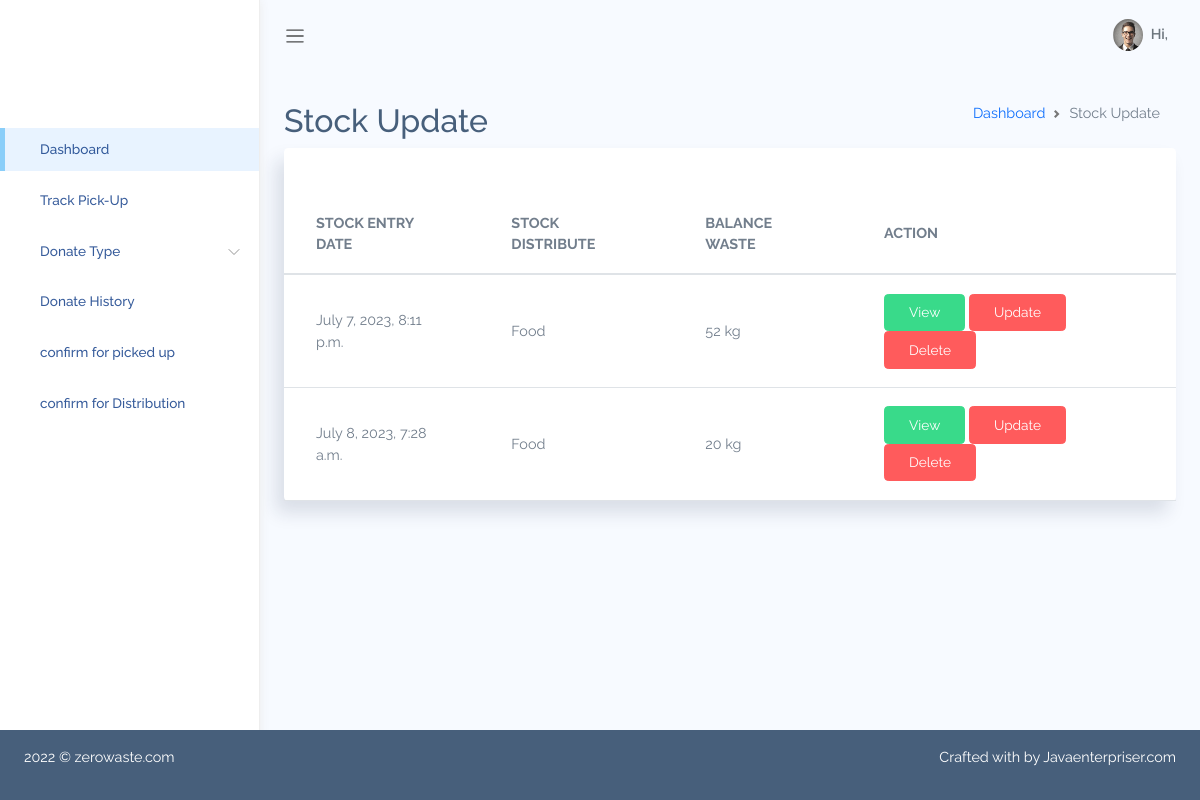
Screenshot of /stockupdate/ with the database file from the repository.
### AdminApp/models.py (models this page shows, shortened)
class Wastage(models.Model):
    WASTE_TYPES = [
        ('Food', 'Food'),
        ('Cloth', 'Cloth'),
    ]
    STATUS_TYPES = [
        ('pending', 'pending'),
        ('approved', 'approved'),
        ('rejected','rejected'),
        ('Pickedup','Pickedup'),
        ('assignteam','assignteam'),
        ('donated','donated')
    ]
    donatedBy = models.ForeignKey(User, on_delete=models.SET_NULL, null=True)
    wasteType = models.CharField(
        max_length=10, choices=WASTE_TYPES, default='Food')
    statusType = models.CharField(
        max_length=10, choices=STATUS_TYPES, default='pending')
    description = models.TextField()
    quantity = models.PositiveIntegerField()
    pic1 = models.ImageField(blank=True, null=True)
    created_at = models.DateTimeField(auto_now_add=True)
    updated_at = models.DateTimeField(auto_now=True)

### AdminApp/views.py (the view)
# urls.py: path('stockupdate/',stockupdateview,name='stockupdate'),
def stockupdateview(request):
    wastage = Wastage.objects.filter(statusType='Pickedup')
    return render(request,'stockupdate.html',{'wastage':wastage})

### AdminApp/templates/stockupdate.html
{% extends 'adminBasic2.html' %}
{%block content %}
{%load static%}
<div class="main-content container-fluid">
    <div class="page-title">
        <div class="row">
            <div class="col-12 col-md-6 order-md-1 order-last">
                <h3>Stock Update </h3>
            </div>
            <div class="col-12 col-md-6 order-md-2 order-first">
                <nav aria-label="breadcrumb" class='breadcrumb-header'>
                    <ol class="breadcrumb">
                        <li class="breadcrumb-item"><a href="/indexadmin/">Dashboard</a></li>
                        <li class="breadcrumb-item active" aria-current="page"></li>Stock Update</li>
                    </ol>
                </nav>
            </div>
        </div>
    </div>
<div class="row" id="table-hover-row">
  <div class="col-12">
    <div class="card">
      <div class="card-content">
        <div class="card-body">
        </div>
        <div class="table-responsive">
          <table class="table table-hover mb-0">
            <thead>
              <tr>
                <th>STOCK ENTRY DATE</th>
                <th>STOCK DISTRIBUTE</th>
                <th>BALANCE WASTE</th>
                <th>ACTION</th>
              </tr>
            </thead>
            <tbody>
              {% for x in wastage %}
              <tr>
                <td class="text-bold-500">{{x.created_at}}</td>
                <td class="text-bold-500">{{x.wasteType}}</td>
                {% if x.wasteType == 'Food' %}
                <td>{{x.quantity}} kg</td>
                {%else%}
                <td>{{x.quantity}} piece</td>
                {%endif%}
                <td><a href ="orderhistory.html" ><span class="btn btn-success">View</span></a>&nbsp;<a href ="editstock.html" ><span class="btn btn-danger">Update</button></span></a>&nbsp;<a href="/deletestock/{{x.id}}/"><span class="btn btn-danger">Delete</button></span></a></td>
            </tr>
            {% endfor %}
            </tbody>
          </table>
        </div>
      </div>
    </div>
  </div>
</div>
{% endblock content %}

### AdminApp/static/adminstatic/assets/css/app.css (style rules this page uses)
* { font-family: "Raleway"; }
#main .main-content { padding: 2rem 1.5rem; }
#main .main-content .page-title h3 { font-size: 2rem; }
.breadcrumb-header .breadcrumb { justify-content: flex-end; }
a { text-decoration: none; outline: 0; }
.btn.btn-success { color: #fff; }
.btn.btn-danger { color: #fff; }
.card { box-shadow: -8px 12px 18px 0 rgba(25, 42, 70, 0.13); margin-bottom: 2.2rem; }
.card .card-content { position: relative; }
.card .card-body { padding: 1.4rem 1.7rem; }
.table td, .dataTable-table td, .table thead th, .dataTable-table thead th { vertical-align: middle; }
.table thead th, .dataTable-table thead th { border-bottom: 2px solid #475F7B; }

### rows the page displays
Wastage: created_at "July 7, 2023, 8:11 p.m.", wasteType "Food", quantity "52"
Wastage: created_at "July 8, 2023, 7:28 a.m.", wasteType "Food", quantity "20"
